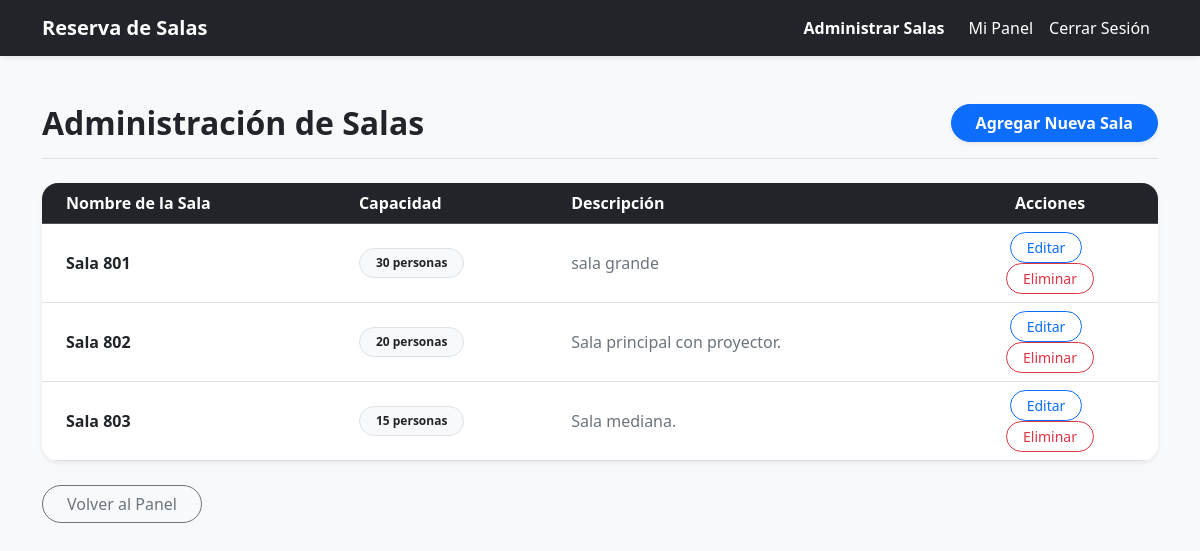
Page /salas/ (signed in) on the committed database.
### reservas/models.py (models this page shows, shortened)
class Sala(models.Model):
    nombre = models.CharField(max_length=50)
    capacidad = models.IntegerField()
    descripcion = models.TextField(blank=True, null=True)

### reservas/views.py (the view)
    @login_required
    def _wrapped_view(request, *args, **kwargs):
        if not (request.user.is_staff or request.user.is_superuser):
            return HttpResponseForbidden("No tienes permisos de administrador para realizar esta acción.")
        return view_func(request, *args, **kwargs)

### reservas/views.py (called while the page is built)
def admin_member_required(view_func):
    @login_required
    def _wrapped_view(request, *args, **kwargs):
        if not (request.user.is_staff or request.user.is_superuser):
            return HttpResponseForbidden("No tienes permisos de administrador para realizar esta acción.")
        return view_func(request, *args, **kwargs)
    return _wrapped_view

@admin_member_required
def salas_admin_list(request):
    salas = Sala.objects.all()
    return render(request, 'reservas/salas_admin_list.html', {'salas': salas})

### templates/reservas/salas_admin_list.html (shortened to what this page needs)
{% extends 'base.html' %}
{% block content %}
<div class="d-flex justify-content-between align-items-center mb-4 border-bottom pb-3 mt-4">
    <h2 class="fw-bold text-dark m-0">Administración de Salas</h2>
    <a href="{% url 'sala_crear' %}" class="btn btn-primary fw-bold rounded-pill px-4 shadow-sm">
         Agregar Nueva Sala
    </a>
</div>
<div class="card shadow-sm border-0 rounded-4 overflow-hidden">
    <div class="card-body p-0">
        <div class="table-responsive">
            <table class="table table-hover align-middle mb-0">
                <thead class="table-dark">
                    <tr>
                        <th class="ps-4">Nombre de la Sala</th>
                        <th>Capacidad</th>
                        <th>Descripción</th>
                        <th class="text-center pe-4" style="width: 200px;">Acciones</th>
                    </tr>
                </thead>
                <tbody>
                    {% for sala in salas %}
                    <tr>
                        <td class="fw-bold ps-4 text-dark">{{ sala.nombre }}</td>
                        <td>
                            <span class="badge bg-light text-dark border px-3 py-2 rounded-pill">
                                {{ sala.capacidad }} personas
                            </span>
                        </td>
                        <td class="text-secondary text-truncate" style="max-width: 400px;">
                            {{ sala.descripcion|default:"Sin descripción" }}
                        </td>
                        <td class="text-center pe-4">
                            <a href="{% url 'sala_editar' sala.id %}" class="btn btn-sm btn-outline-primary me-2 px-3 rounded-pill">
                                Editar
                            </a>
                            <form method="post" action="{% url 'sala_eliminar' sala.id %}" class="d-inline" onsubmit="return confirm('¿Estás seguro de que quieres eliminar la sala &quot;{{ sala.nombre }}&quot;? Esta acción borrará permanentemente todas sus reservas.');">
                                <button type="submit" class="btn btn-sm btn-outline-danger px-3 rounded-pill">
                                    Eliminar
                                </button>
                            </form>
                        </td>
                    </tr>
                    {% endfor %}
                </tbody>
            </table>
        </div>
    </div>
</div>
<div class="mt-4">
    <a href="{% url 'panel' %}" class="btn btn-outline-secondary rounded-pill px-4">Volver al Panel</a>
</div>
{% endblock %}

### rows in the picture
Sala: nombre "Sala 801", capacidad "30", descripcion "sala grande"
Sala: nombre "Sala 802", capacidad "20", descripcion "Sala principal con proyector."
Sala: nombre "Sala 803", capacidad "15", descripcion "Sala mediana."
